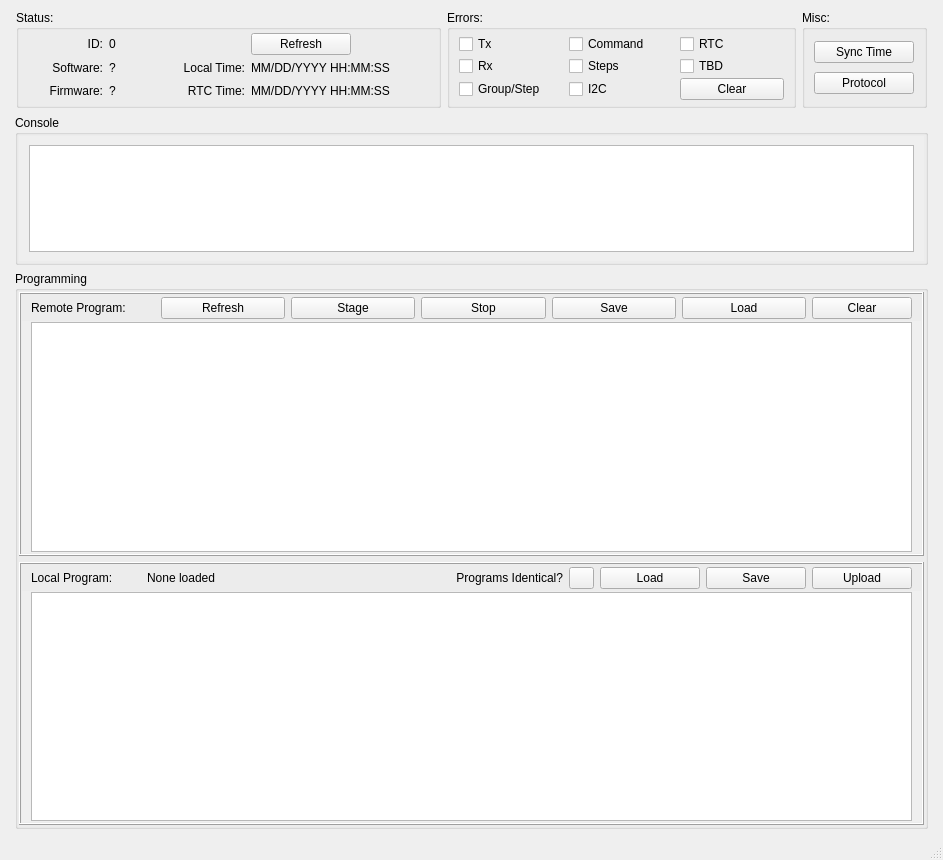
<?xml version="1.0" encoding="UTF-8"?>
<ui version="4.0">
 <class>MainWindow</class>
 <widget class="QMainWindow" name="MainWindow">
  <property name="windowModality">
   <enum>Qt::WindowModal</enum>
  </property>
  <property name="geometry">
   <rect>
    <x>0</x>
    <y>0</y>
    <width>943</width>
    <height>860</height>
   </rect>
  </property>
  <property name="windowTitle">
   <string>OptoArena Programmer</string>
  </property>
  <widget class="QWidget" name="centralwidget">
   <layout class="QVBoxLayout" name="verticalLayout">
    <property name="leftMargin">
     <number>15</number>
    </property>
    <property name="rightMargin">
     <number>15</number>
    </property>
    <item>
     <widget class="QFrame" name="ActionsFrame">
      <property name="minimumSize">
       <size>
        <width>0</width>
        <height>100</height>
       </size>
      </property>
      <layout class="QHBoxLayout" name="horizontalLayout_4">
       <property name="leftMargin">
        <number>1</number>
       </property>
       <property name="topMargin">
        <number>1</number>
       </property>
       <property name="rightMargin">
        <number>1</number>
       </property>
       <property name="bottomMargin">
        <number>1</number>
       </property>
       <item>
        <widget class="QGroupBox" name="groupBox_2">
         <property name="minimumSize">
          <size>
           <width>425</width>
           <height>0</height>
          </size>
         </property>
         <property name="maximumSize">
          <size>
           <width>425</width>
           <height>16777215</height>
          </size>
         </property>
         <property name="title">
          <string>Status:</string>
         </property>
         <layout class="QGridLayout" name="gridLayout_3">
          <property name="leftMargin">
           <number>5</number>
          </property>
          <property name="topMargin">
           <number>3</number>
          </property>
          <property name="rightMargin">
           <number>5</number>
          </property>
          <property name="bottomMargin">
           <number>3</number>
          </property>
          <property name="horizontalSpacing">
           <number>2</number>
          </property>
          <property name="verticalSpacing">
           <number>1</number>
          </property>
          <item row="2" column="2">
           <widget class="QLabel" name="label_6">
            <property name="minimumSize">
             <size>
              <width>80</width>
              <height>0</height>
             </size>
            </property>
            <property name="maximumSize">
             <size>
              <width>80</width>
              <height>16777215</height>
             </size>
            </property>
            <property name="text">
             <string>Local Time:</string>
            </property>
            <property name="alignment">
             <set>Qt::AlignRight|Qt::AlignTrailing|Qt::AlignVCenter</set>
            </property>
           </widget>
          </item>
          <item row="3" column="0">
           <widget class="QLabel" name="label_4">
            <property name="maximumSize">
             <size>
              <width>75</width>
              <height>16777215</height>
             </size>
            </property>
            <property name="text">
             <string>Firmware:</string>
            </property>
            <property name="alignment">
             <set>Qt::AlignRight|Qt::AlignTrailing|Qt::AlignVCenter</set>
            </property>
           </widget>
          </item>
          <item row="2" column="1">
           <widget class="QLabel" name="SoftwareLabel">
            <property name="maximumSize">
             <size>
              <width>50</width>
              <height>16777215</height>
             </size>
            </property>
            <property name="text">
             <string>?</string>
            </property>
           </widget>
          </item>
          <item row="0" column="0">
           <widget class="QLabel" name="label_11">
            <property name="maximumSize">
             <size>
              <width>75</width>
              <height>16777215</height>
             </size>
            </property>
            <property name="text">
             <string>ID:</string>
            </property>
            <property name="alignment">
             <set>Qt::AlignRight|Qt::AlignTrailing|Qt::AlignVCenter</set>
            </property>
           </widget>
          </item>
          <item row="3" column="3">
           <widget class="QLabel" name="RTCTimeLabel">
            <property name="minimumSize">
             <size>
              <width>175</width>
              <height>0</height>
             </size>
            </property>
            <property name="maximumSize">
             <size>
              <width>150</width>
              <height>16777215</height>
             </size>
            </property>
            <property name="text">
             <string>MM/DD/YYYY HH:MM:SS</string>
            </property>
           </widget>
          </item>
          <item row="3" column="1">
           <widget class="QLabel" name="FirmwareLabel">
            <property name="maximumSize">
             <size>
              <width>50</width>
              <height>16777215</height>
             </size>
            </property>
            <property name="text">
             <string>?</string>
            </property>
           </widget>
          </item>
          <item row="3" column="2">
           <widget class="QLabel" name="label_5">
            <property name="minimumSize">
             <size>
              <width>80</width>
              <height>0</height>
             </size>
            </property>
            <property name="maximumSize">
             <size>
              <width>80</width>
              <height>16777215</height>
             </size>
            </property>
            <property name="text">
             <string>RTC Time:</string>
            </property>
            <property name="alignment">
             <set>Qt::AlignRight|Qt::AlignTrailing|Qt::AlignVCenter</set>
            </property>
           </widget>
          </item>
          <item row="2" column="3">
           <widget class="QLabel" name="LocalTimeLabel">
            <property name="minimumSize">
             <size>
              <width>175</width>
              <height>0</height>
             </size>
            </property>
            <property name="maximumSize">
             <size>
              <width>150</width>
              <height>16777215</height>
             </size>
            </property>
            <property name="text">
             <string>MM/DD/YYYY HH:MM:SS</string>
            </property>
           </widget>
          </item>
          <item row="0" column="1">
           <widget class="QLabel" name="IDLabel">
            <property name="minimumSize">
             <size>
              <width>50</width>
              <height>0</height>
             </size>
            </property>
            <property name="maximumSize">
             <size>
              <width>50</width>
              <height>16777215</height>
             </size>
            </property>
            <property name="text">
             <string>0</string>
            </property>
           </widget>
          </item>
          <item row="2" column="0">
           <widget class="QLabel" name="label_3">
            <property name="maximumSize">
             <size>
              <width>75</width>
              <height>16777215</height>
             </size>
            </property>
            <property name="text">
             <string>Software:</string>
            </property>
            <property name="alignment">
             <set>Qt::AlignRight|Qt::AlignTrailing|Qt::AlignVCenter</set>
            </property>
           </widget>
          </item>
          <item row="0" column="3">
           <widget class="QPushButton" name="StatusRefreshButton">
            <property name="maximumSize">
             <size>
              <width>100</width>
              <height>16777215</height>
             </size>
            </property>
            <property name="text">
             <string>Refresh</string>
            </property>
           </widget>
          </item>
         </layout>
        </widget>
       </item>
       <item>
        <widget class="QGroupBox" name="groupBox_7">
         <property name="title">
          <string>Errors:</string>
         </property>
         <layout class="QGridLayout" name="gridLayout_2">
          <property name="topMargin">
           <number>3</number>
          </property>
          <property name="bottomMargin">
           <number>3</number>
          </property>
          <property name="verticalSpacing">
           <number>1</number>
          </property>
          <item row="1" column="3">
           <widget class="QCheckBox" name="Error5CheckBox">
            <property name="text">
             <string>Steps</string>
            </property>
            <property name="checkable">
             <bool>false</bool>
            </property>
           </widget>
          </item>
          <item row="2" column="0">
           <widget class="QCheckBox" name="Error3CheckBox">
            <property name="text">
             <string>Group/Step</string>
            </property>
            <property name="checkable">
             <bool>false</bool>
            </property>
           </widget>
          </item>
          <item row="0" column="3">
           <widget class="QCheckBox" name="Error4CheckBox">
            <property name="text">
             <string>Command</string>
            </property>
            <property name="checkable">
             <bool>false</bool>
            </property>
           </widget>
          </item>
          <item row="0" column="0">
           <widget class="QCheckBox" name="Error1CheckBox">
            <property name="enabled">
             <bool>true</bool>
            </property>
            <property name="text">
             <string>Tx</string>
            </property>
            <property name="checkable">
             <bool>false</bool>
            </property>
           </widget>
          </item>
          <item row="2" column="3">
           <widget class="QCheckBox" name="Error6CheckBox">
            <property name="text">
             <string>I2C</string>
            </property>
            <property name="checkable">
             <bool>false</bool>
            </property>
           </widget>
          </item>
          <item row="1" column="0">
           <widget class="QCheckBox" name="Error2CheckBox">
            <property name="text">
             <string>Rx</string>
            </property>
            <property name="checkable">
             <bool>false</bool>
            </property>
           </widget>
          </item>
          <item row="0" column="4">
           <widget class="QCheckBox" name="Error7CheckBox">
            <property name="text">
             <string>RTC</string>
            </property>
            <property name="checkable">
             <bool>false</bool>
            </property>
           </widget>
          </item>
          <item row="1" column="4">
           <widget class="QCheckBox" name="Error8CheckBox">
            <property name="text">
             <string>TBD</string>
            </property>
            <property name="checkable">
             <bool>false</bool>
            </property>
           </widget>
          </item>
          <item row="2" column="4">
           <widget class="QPushButton" name="ClearErrorsButton">
            <property name="text">
             <string>Clear</string>
            </property>
           </widget>
          </item>
         </layout>
        </widget>
       </item>
       <item>
        <widget class="QGroupBox" name="groupBox_5">
         <property name="minimumSize">
          <size>
           <width>100</width>
           <height>0</height>
          </size>
         </property>
         <property name="maximumSize">
          <size>
           <width>125</width>
           <height>16777215</height>
          </size>
         </property>
         <property name="title">
          <string>Misc:</string>
         </property>
         <layout class="QVBoxLayout" name="verticalLayout_9">
          <property name="spacing">
           <number>1</number>
          </property>
          <property name="topMargin">
           <number>3</number>
          </property>
          <property name="bottomMargin">
           <number>3</number>
          </property>
          <item>
           <widget class="QPushButton" name="SyncTimeButton">
            <property name="maximumSize">
             <size>
              <width>100</width>
              <height>16777215</height>
             </size>
            </property>
            <property name="text">
             <string>Sync Time</string>
            </property>
           </widget>
          </item>
          <item>
           <widget class="QPushButton" name="ShowProtocolButton">
            <property name="maximumSize">
             <size>
              <width>100</width>
              <height>16777215</height>
             </size>
            </property>
            <property name="text">
             <string>Protocol</string>
            </property>
           </widget>
          </item>
         </layout>
        </widget>
       </item>
      </layout>
     </widget>
    </item>
    <item>
     <widget class="QGroupBox" name="groupBox_3">
      <property name="maximumSize">
       <size>
        <width>16777215</width>
        <height>150</height>
       </size>
      </property>
      <property name="title">
       <string>Console</string>
      </property>
      <layout class="QVBoxLayout" name="verticalLayout_4">
       <property name="spacing">
        <number>1</number>
       </property>
       <property name="leftMargin">
        <number>1</number>
       </property>
       <property name="topMargin">
        <number>1</number>
       </property>
       <property name="rightMargin">
        <number>1</number>
       </property>
       <property name="bottomMargin">
        <number>1</number>
       </property>
       <item>
        <widget class="QScrollArea" name="scrollArea_4">
         <property name="frameShape">
          <enum>QFrame::NoFrame</enum>
         </property>
         <property name="widgetResizable">
          <bool>true</bool>
         </property>
         <widget class="QWidget" name="scrollAreaWidgetContents_5">
          <property name="geometry">
           <rect>
            <x>0</x>
            <y>0</y>
            <width>905</width>
            <height>122</height>
           </rect>
          </property>
          <layout class="QVBoxLayout" name="verticalLayout_5">
           <property name="leftMargin">
            <number>10</number>
           </property>
           <property name="rightMargin">
            <number>10</number>
           </property>
           <item>
            <widget class="QTextEdit" name="ConsoleTextEdit">
             <property name="maximumSize">
              <size>
               <width>16777215</width>
               <height>600</height>
              </size>
             </property>
             <property name="font">
              <font>
               <family>Ubuntu Mono</family>
               <pointsize>10</pointsize>
              </font>
             </property>
             <property name="readOnly">
              <bool>true</bool>
             </property>
            </widget>
           </item>
          </layout>
         </widget>
        </widget>
       </item>
      </layout>
     </widget>
    </item>
    <item>
     <widget class="QGroupBox" name="groupBox">
      <property name="title">
       <string>Programming</string>
      </property>
      <layout class="QVBoxLayout" name="verticalLayout_2">
       <property name="leftMargin">
        <number>1</number>
       </property>
       <property name="topMargin">
        <number>1</number>
       </property>
       <property name="rightMargin">
        <number>1</number>
       </property>
       <property name="bottomMargin">
        <number>1</number>
       </property>
       <item>
        <widget class="QFrame" name="frame">
         <property name="frameShape">
          <enum>QFrame::Box</enum>
         </property>
         <property name="frameShadow">
          <enum>QFrame::Raised</enum>
         </property>
         <layout class="QVBoxLayout" name="verticalLayout_3">
          <property name="spacing">
           <number>1</number>
          </property>
          <property name="leftMargin">
           <number>1</number>
          </property>
          <property name="topMargin">
           <number>1</number>
          </property>
          <property name="rightMargin">
           <number>1</number>
          </property>
          <property name="bottomMargin">
           <number>1</number>
          </property>
          <item>
           <widget class="QFrame" name="frame_3">
            <property name="frameShape">
             <enum>QFrame::NoFrame</enum>
            </property>
            <property name="frameShadow">
             <enum>QFrame::Raised</enum>
            </property>
            <layout class="QHBoxLayout" name="horizontalLayout_2">
             <property name="topMargin">
              <number>2</number>
             </property>
             <property name="bottomMargin">
              <number>1</number>
             </property>
             <item>
              <widget class="QLabel" name="label">
               <property name="text">
                <string>Remote Program:</string>
               </property>
              </widget>
             </item>
             <item>
              <widget class="QPushButton" name="GetButton">
               <property name="text">
                <string>Refresh</string>
               </property>
              </widget>
             </item>
             <item>
              <widget class="QPushButton" name="StageButton">
               <property name="text">
                <string>Stage</string>
               </property>
              </widget>
             </item>
             <item>
              <widget class="QPushButton" name="StopButton">
               <property name="text">
                <string>Stop</string>
               </property>
              </widget>
             </item>
             <item>
              <widget class="QPushButton" name="RemoteSaveButton">
               <property name="text">
                <string>Save</string>
               </property>
              </widget>
             </item>
             <item>
              <widget class="QPushButton" name="RemoteLoadButton">
               <property name="text">
                <string>Load</string>
               </property>
              </widget>
             </item>
             <item>
              <widget class="QPushButton" name="ClearButton">
               <property name="maximumSize">
                <size>
                 <width>100</width>
                 <height>16777215</height>
                </size>
               </property>
               <property name="text">
                <string>Clear</string>
               </property>
              </widget>
             </item>
            </layout>
           </widget>
          </item>
          <item>
           <widget class="QScrollArea" name="scrollArea">
            <property name="frameShape">
             <enum>QFrame::NoFrame</enum>
            </property>
            <property name="widgetResizable">
             <bool>true</bool>
            </property>
            <widget class="QWidget" name="scrollAreaWidgetContents_2">
             <property name="geometry">
              <rect>
               <x>0</x>
               <y>0</y>
               <width>899</width>
               <height>224</height>
              </rect>
             </property>
             <layout class="QVBoxLayout" name="verticalLayout_6">
              <property name="topMargin">
               <number>1</number>
              </property>
              <property name="bottomMargin">
               <number>1</number>
              </property>
              <item>
               <widget class="QTextEdit" name="RemoteProgramTextEdit">
                <property name="font">
                 <font>
                  <family>Ubuntu Mono</family>
                  <pointsize>10</pointsize>
                 </font>
                </property>
               </widget>
              </item>
             </layout>
            </widget>
           </widget>
          </item>
         </layout>
        </widget>
       </item>
       <item>
        <widget class="QFrame" name="frame_2">
         <property name="frameShape">
          <enum>QFrame::Box</enum>
         </property>
         <property name="frameShadow">
          <enum>QFrame::Raised</enum>
         </property>
         <layout class="QVBoxLayout" name="verticalLayout_7">
          <property name="spacing">
           <number>1</number>
          </property>
          <property name="leftMargin">
           <number>1</number>
          </property>
          <property name="topMargin">
           <number>1</number>
          </property>
          <property name="rightMargin">
           <number>1</number>
          </property>
          <property name="bottomMargin">
           <number>1</number>
          </property>
          <item>
           <widget class="QFrame" name="frame_4">
            <property name="frameShape">
             <enum>QFrame::NoFrame</enum>
            </property>
            <property name="frameShadow">
             <enum>QFrame::Raised</enum>
            </property>
            <layout class="QHBoxLayout" name="horizontalLayout_3">
             <property name="topMargin">
              <number>2</number>
             </property>
             <property name="bottomMargin">
              <number>1</number>
             </property>
             <item>
              <widget class="QLabel" name="label_2">
               <property name="minimumSize">
                <size>
                 <width>110</width>
                 <height>0</height>
                </size>
               </property>
               <property name="maximumSize">
                <size>
                 <width>110</width>
                 <height>16777215</height>
                </size>
               </property>
               <property name="text">
                <string>Local Program:</string>
               </property>
              </widget>
             </item>
             <item>
              <widget class="QLabel" name="LocalProgramNameLabel">
               <property name="text">
                <string>None loaded</string>
               </property>
              </widget>
             </item>
             <item>
              <widget class="QLabel" name="label_7">
               <property name="text">
                <string>Programs Identical?</string>
               </property>
               <property name="alignment">
                <set>Qt::AlignRight|Qt::AlignTrailing|Qt::AlignVCenter</set>
               </property>
              </widget>
             </item>
             <item>
              <widget class="QPushButton" name="ProgramsIdenticalButton">
               <property name="enabled">
                <bool>true</bool>
               </property>
               <property name="maximumSize">
                <size>
                 <width>25</width>
                 <height>16777215</height>
                </size>
               </property>
               <property name="text">
                <string/>
               </property>
               <property name="flat">
                <bool>false</bool>
               </property>
              </widget>
             </item>
             <item>
              <widget class="QPushButton" name="LocalLoadButton">
               <property name="maximumSize">
                <size>
                 <width>100</width>
                 <height>16777215</height>
                </size>
               </property>
               <property name="text">
                <string>Load</string>
               </property>
              </widget>
             </item>
             <item>
              <widget class="QPushButton" name="LocalSaveButton">
               <property name="maximumSize">
                <size>
                 <width>100</width>
                 <height>16777215</height>
                </size>
               </property>
               <property name="text">
                <string>Save</string>
               </property>
              </widget>
             </item>
             <item>
              <widget class="QPushButton" name="UploadButton">
               <property name="maximumSize">
                <size>
                 <width>100</width>
                 <height>16777215</height>
                </size>
               </property>
               <property name="text">
                <string>Upload</string>
               </property>
              </widget>
             </item>
            </layout>
           </widget>
          </item>
          <item>
           <widget class="QScrollArea" name="scrollArea_2">
            <property name="frameShape">
             <enum>QFrame::NoFrame</enum>
            </property>
            <property name="widgetResizable">
             <bool>true</bool>
            </property>
            <widget class="QWidget" name="scrollAreaWidgetContents_3">
             <property name="geometry">
              <rect>
               <x>0</x>
               <y>0</y>
               <width>899</width>
               <height>223</height>
              </rect>
             </property>
             <layout class="QVBoxLayout" name="verticalLayout_8">
              <property name="topMargin">
               <number>1</number>
              </property>
              <property name="bottomMargin">
               <number>1</number>
              </property>
              <item>
               <widget class="QTextEdit" name="LocalProgramTextEdit">
                <property name="font">
                 <font>
                  <family>Ubuntu Mono</family>
                  <pointsize>10</pointsize>
                 </font>
                </property>
               </widget>
              </item>
             </layout>
            </widget>
           </widget>
          </item>
         </layout>
        </widget>
       </item>
      </layout>
     </widget>
    </item>
   </layout>
  </widget>
  <widget class="QStatusBar" name="StatusBar"/>
 </widget>
 <resources/>
 <connections/>
</ui>
